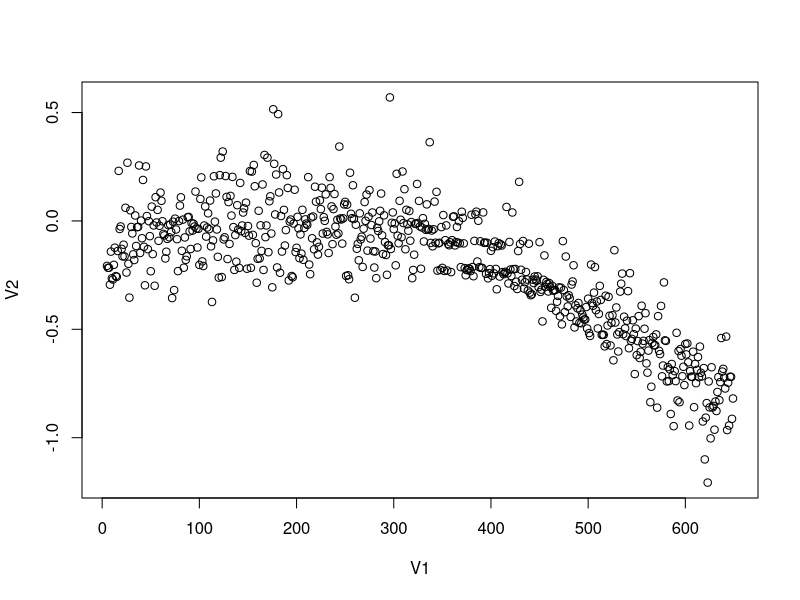
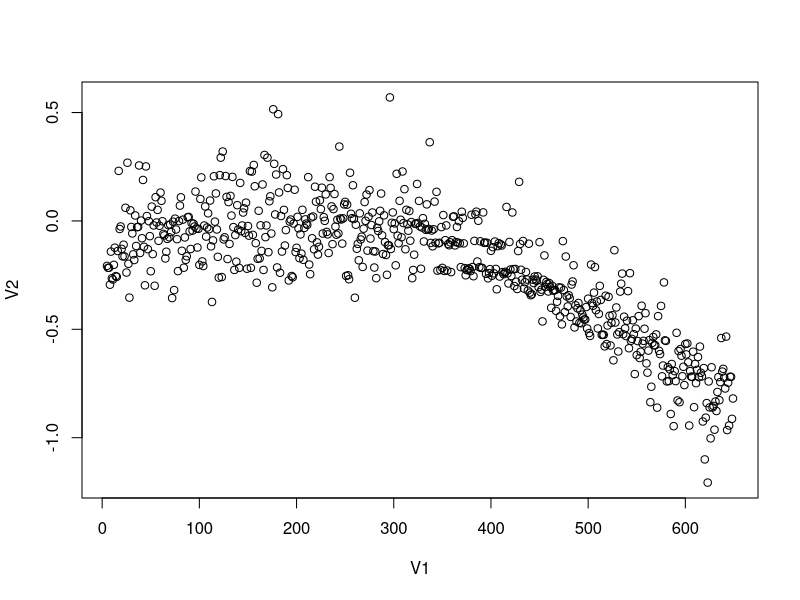

R code for these plots, in order:

a <-read.csv("trial-final-15-20171229151259.csv", header = FALSE)
plot(a)
png("trial-final-15-20171229151259.csv.png")
plot(a)

